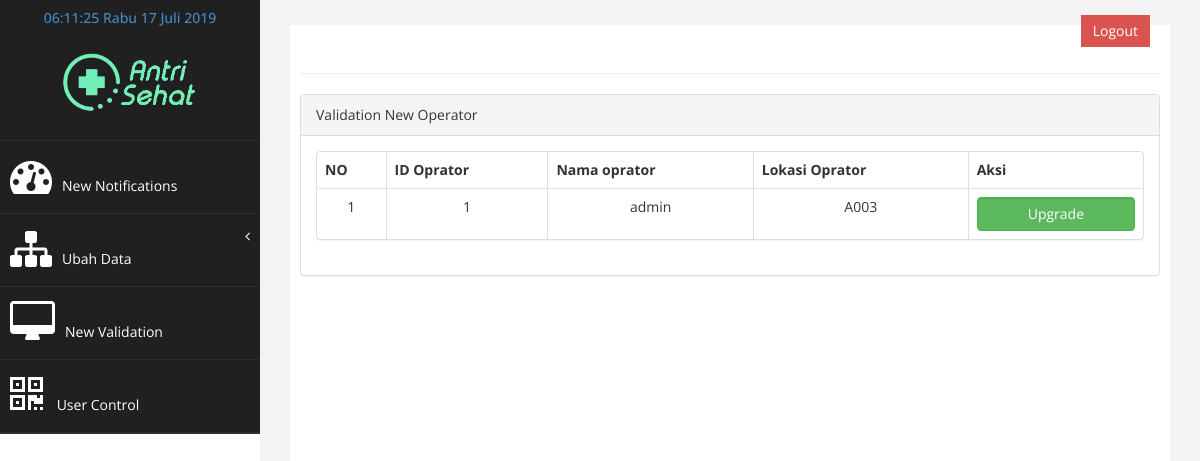
The app's page /Admin/validation_op.php, older data.
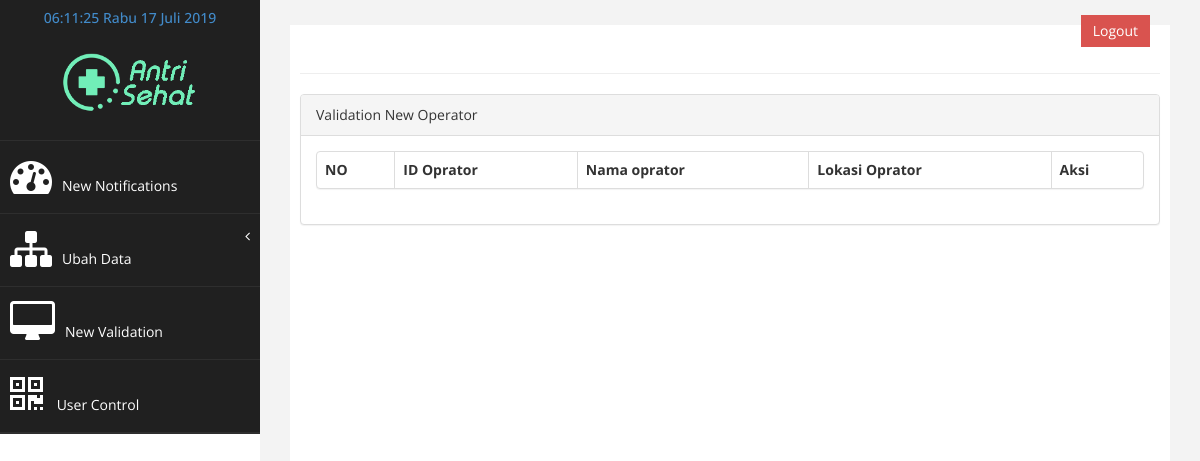
The same page, newer data.
### tables this page shows
CREATE TABLE `oprator` (
  `ID_op` varchar(30) NOT NULL,
  `username_op` varchar(30) NOT NULL,
  `password_op` varchar(30) NOT NULL,
  `tingkat_op` varchar(2) NOT NULL,
  `nama_op` varchar(30) NOT NULL,
  `no_op` varchar(14) NOT NULL,
  `jk_op` varchar(1) NOT NULL,
  `alamat_op` varchar(50) NOT NULL,
  `lokasi_op` varchar(50) NOT NULL,
  `status_op` varchar(1) NOT NULL
);

### Admin/Proses/validation_proses.php (the view, shortened to what this page needs)
<?php include '../koneksi.php'; ?>
<!DOCTYPE html>
           <?php
 $sql = " SELECT ID_op, username_op  , lokasi_op FROM oprator where  status_op ='2'  ";
        $hasil = $conn->query($sql);
        if(!$hasil) {
            if($conn->errno == 1062) {
                echo "<h1>ID Puskesmas sudah ada sudah digunakan</h1>";
            } else {
                echo "Maaf terjadi kesalahan ". $conn->error;
            }
        } else {
            ?><table class="table table-bordered table-hover text-center" >
        <thead align="center">
            <tr>
                <th>NO</th>
                <th >ID Oprator</th>
                <th>Nama oprator</th>
                <th>Lokasi Oprator</th>
                <th>Aksi</th>
            </tr>
        </thead>
        <tbody>
<?php
if ($hasil ->num_rows >=0){
        $no=1;
        while($row = $hasil->fetch_assoc()){
        ?>
            <td align='center'><?php echo $no ; ?></td>
            <td><?php echo $row["ID_op"] ; ?></td>
            <td align='center'><?php echo   $row["username_op"]; ?></td>
            <td align='center'><?php echo   $row["lokasi_op"]; ?></td>
            <td><form method='post' action='Proses/proses_valid.php'>
                    <input class="btn-success form-control" type='submit' name='hapus' value='Upgrade'>
                </form>
            </td></tr><?php
            $no++;
        }
    } ?>
     </table>
<?php
        }
?>

### Admin/validation_op.php (shortened to what this page needs)
<?php include '../koneksi.php'; ?>
<!DOCTYPE html>
<html xmlns="http://www.w3.org/1999/xhtml">
<head>
    <link href="assets/css/bootstrap.css" rel="stylesheet" />
    <link href="assets/css/font-awesome.css" rel="stylesheet" />
    <link href="assets/js/morris/morris-0.4.3.min.css" rel="stylesheet" />
    <link href="assets/css/custom.css" rel="stylesheet" />
</head>
<body>
                <?php include 'navbar_atas.php'; ?>
                <?php include 'navbar_kiri.php'; ?>
        <div id="page-wrapper" >
            <div id="page-inner">
                <div class="row">
                    <div class="col-md-12">
                    </div>
                </div>
                 <hr />
                <div class="row">
                <div class="col-md-12">
                    <div class="panel panel-default">
                        <div class="panel-heading">
                          Validation New Operator
                        </div>
                        <div class="panel-body">
                            <div class="panel-group" id="accordion">
                                <div class="panel panel-default">
                                  <?php include 'Proses/validation_proses.php'; ?>
                                    </div>
                            </div>
                        </div>
                    </div>
                </div>
            </div>
    </div>
            </div>
</body>
</html>

### Admin/navbar_atas.php (shortened to what this page needs)
              <div style="color: white;
padding: 15px 50px 5px 50px;
float: right;
font-size: 16px;"> &nbsp; <a href="../operator/logout.php" class="btn btn-danger square-btn-adjust">Logout</a> </div>

### Admin/navbar_kiri.php (shortened to what this page needs)
                <nav class="navbar-default navbar-side" role="navigation">
    <div class="sidebar-collapse">
        <ul class="nav" id="main-menu">
        <li class="text-center">
              <?php include 'Proses/jam.php'; ?>
            <img src="../img/logoas.png" class="user-image img-responsive"/>
            </li>
            <li>
                <a  href="index.php"><i class="fa fa-dashboard fa-3x"></i>New Notifications </a>
            </li>
          <li>
                <a href="#"><i class="fa fa-sitemap fa-3x"></i>Ubah Data <span class="fa arrow"></span></a>
              </li>
              <li>
                <a  href="validation_op.php"><i class="fa fa-desktop fa-3x"></i>New Validation</a>
            </li>
            <li>
                <a  href="user_control.php"><i class="fa fa-qrcode fa-3x"></i> User Control </a>
            </li>
          <li  >
            </li>
        </ul>
    </div>
</nav>

### Admin/Proses/jam.php (shortened to what this page needs)
<div class="text-primary"><h5><body class="text" onload="tampilkanwaktu();setInterval('tampilkanwaktu()', 1000);">
<span id="clock"></span>
<?php
$hari = date('l');
if ($hari=="Sunday") {
 echo "Minggu";
}elseif ($hari=="Monday") {
 echo "Senin";
}elseif ($hari=="Tuesday") {
 echo "Selasa";
}elseif ($hari=="Wednesday") {
 echo "Rabu";
}elseif ($hari=="Thursday") {
 echo("Kamis");
}elseif ($hari=="Friday") {
 echo "Jum'at";
}elseif ($hari=="Saturday") {
 echo "Sabtu";
}
?>
<?php
$tgl =date('d');
echo $tgl;
$bulan =date('F');
if ($bulan=="January") {
 echo " Januari ";
}elseif ($bulan=="February") {
 echo " Februari ";
}elseif ($bulan=="March") {
 echo " Maret ";
}elseif ($bulan=="April") {
 echo " April ";
}elseif ($bulan=="May") {
 echo " Mei ";
}elseif ($bulan=="June") {
 echo " Juni ";
}elseif ($bulan=="July") {
 echo " Juli ";
}elseif ($bulan=="August") {
 echo " Agustus ";
}elseif ($bulan=="September") {
 echo " September ";
}elseif ($bulan=="October") {
 echo " Oktober ";
}elseif ($bulan=="November") {
 echo " November ";
}elseif ($bulan=="December") {
 echo " Desember ";
}
$tahun=date('Y');
echo $tahun;
?>
</h5>
</div>

### Admin/assets/css/custom.css (style rules this page uses)
body { font-family: 'Open Sans', sans-serif; }
#page-wrapper { padding: 15px 15px; min-height: 600px; background:#F3F3F3; }
#page-inner { width:100%; margin:10px 20px 10px 0px; background-color:#fff!important; padding:10px; min-height:1200px; }
.text-center { text-align:center; }
.square-btn-adjust { border: 0px solid transparent; -webkit-border-radius: 0px; -moz-border-radius: 0px; border-radius: 0px; }
.user-image { margin: 25px auto; -webkit-border-radius: 10px; -moz-border-radius: 10px; border-radius: 10px; max-height:170px; max-width:170px; }
.arrow { float: right; }
.fa.arrow:before { content: "\f104"; }
.sidebar-collapse , .sidebar-collapse .nav { background:none; }
.sidebar-collapse .nav { padding:0; }
.sidebar-collapse .nav > li > a { color:#fff; background:#202020; text-shadow:none; }
.sidebar-collapse > .nav > li > a { padding:15px 10px; }
.sidebar-collapse > .nav > li { border-bottom: 1px solid rgba(107, 108, 109, 0.19); }
.navbar-side { border:none; background-color: #202020; }
.navbar-default { border:0px solid black; }
.nav > li > a > i { margin-right:10px; }
@media (min-width:768px) { #page-wrapper { margin: 0 0 0 260px; padding: 15px 30px; min-height: 1200px; } }
@media (min-width:768px) { .navbar-side { z-index: 1; position: absolute; width: 260px; } }

Row changes from the older to the newer data that the page shows:
removed oprator: ID_op "1", username_op "admin", lokasi_op "A003"
